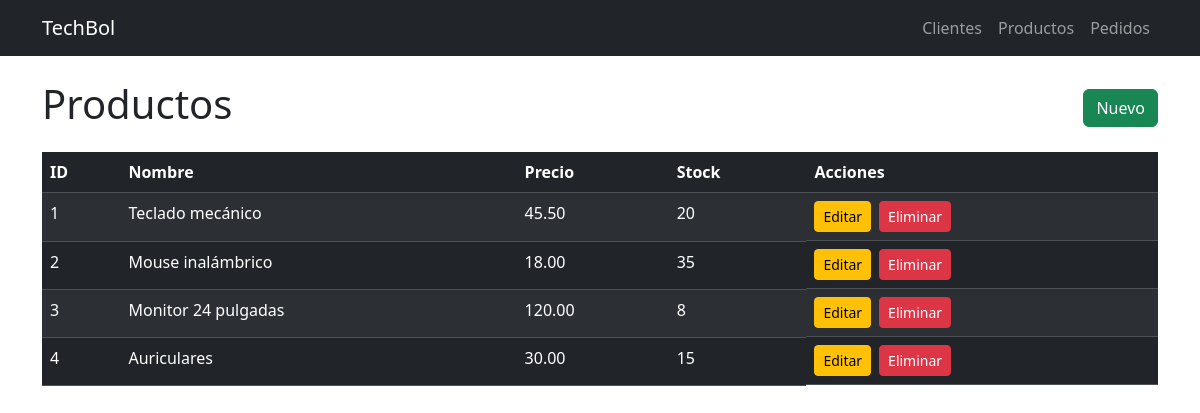
/productos/, run on the app's committed database.
### app/productos/models.py (models this page shows, shortened)
class Producto(db.Model):
    __tablename__ = "productos"
    id = db.Column(db.Integer, primary_key=True)
    nombre = db.Column(db.String, nullable=False)
    precio = db.Column(db.Float, nullable=False)
    stock = db.Column(db.Integer, nullable=False, default=0)
    pedidos = db.relationship("Pedido", back_populates="producto")

### app/productos/routes.py (the view)
@bp_productos.route("/")
def index():
    productos = Producto.query.all()
    return render_template("producto/index.html", productos=productos)

### app/productos/templates/producto/index.html
{% extends "base.html" %}
{% block content %}
<div class="d-flex justify-content-between mb-3">
    <h1>Productos</h1>
    <a class="btn btn-success align-self-center" href="{{ url_for('bp_productos.create') }}">Nuevo</a>
</div>
<table class="table table-dark table-striped table-hover">
    <thead>
        <tr><th>ID</th><th>Nombre</th><th>Precio</th><th>Stock</th><th>Acciones</th></tr>
    </thead>
    <tbody>
    {% for p in productos %}
        <tr>
            <td>{{ p.id }}</td>
            <td>{{ p.nombre }}</td>
            <td>{{ '%.2f'|format(p.precio) }}</td>
            <td>{{ p.stock }}</td>
            <td class="d-flex gap-2">
                <a class="btn btn-warning btn-sm" href="{{ url_for('bp_productos.edit', id=p.id) }}">Editar</a>
                <form method="POST" action="{{ url_for('bp_productos.delete', id=p.id) }}"
                      onsubmit="return confirm('¿Está seguro de eliminar?');">
                    <button type="submit" class="btn btn-danger btn-sm">Eliminar</button>
                </form>
            </td>
        </tr>
    {% else %}
        <tr><td colspan="5">No hay registros</td></tr>
    {% endfor %}
    </tbody>
</table>
{% endblock %}

### data on the page
Producto: id "1", nombre "Teclado mecánico", precio "45.50", stock "20"
Producto: id "2", nombre "Mouse inalámbrico", precio "18.00", stock "35"
Producto: id "3", nombre "Monitor 24 pulgadas", precio "120.00", stock "8"
Producto: id "4", nombre "Auriculares", precio "30.00", stock "15"
